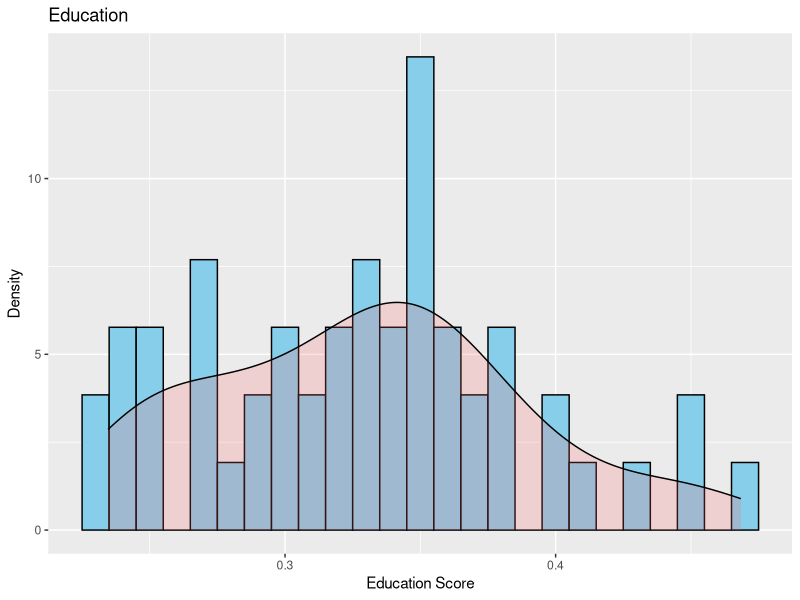
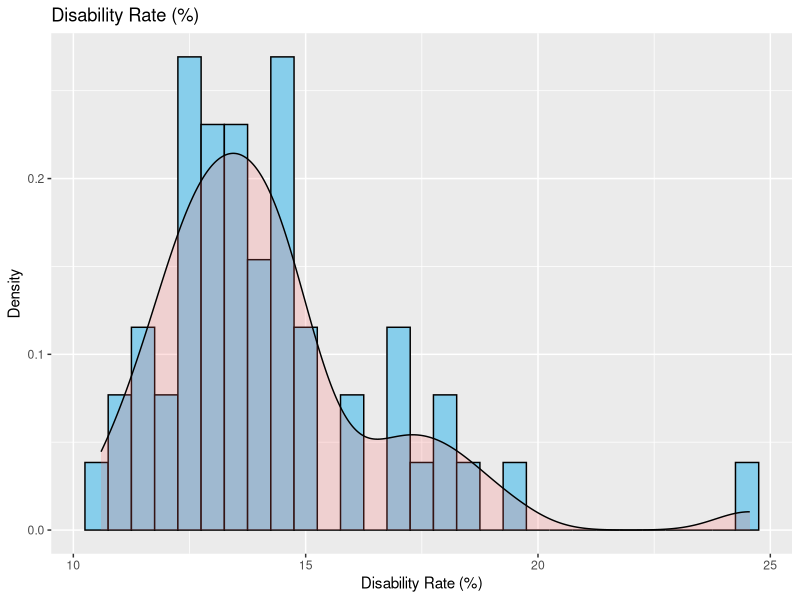
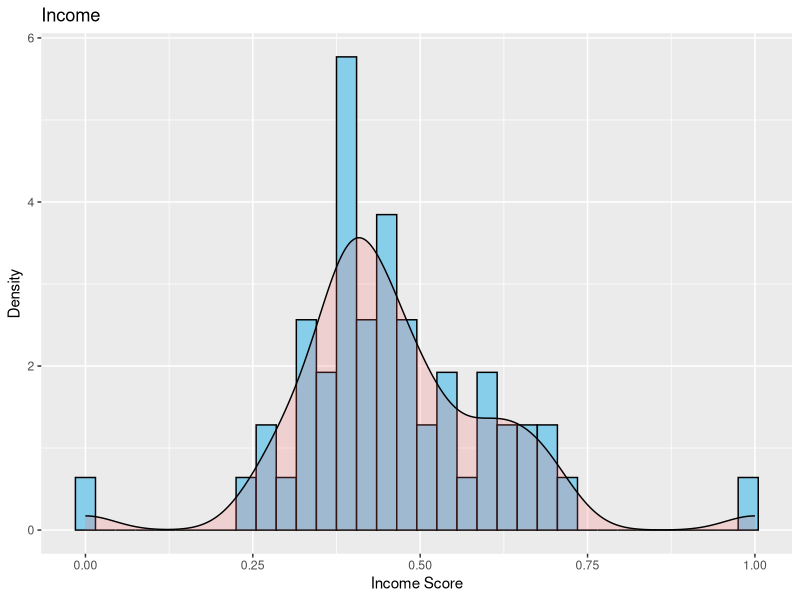
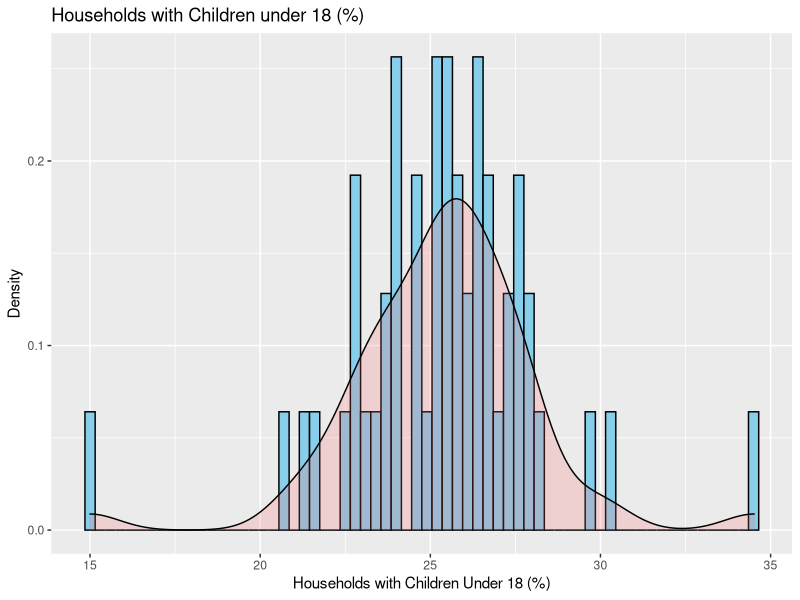
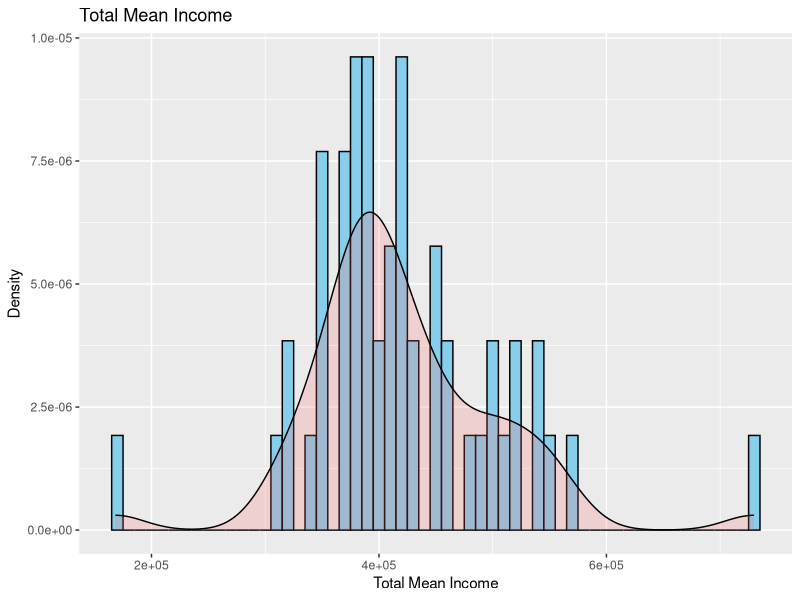
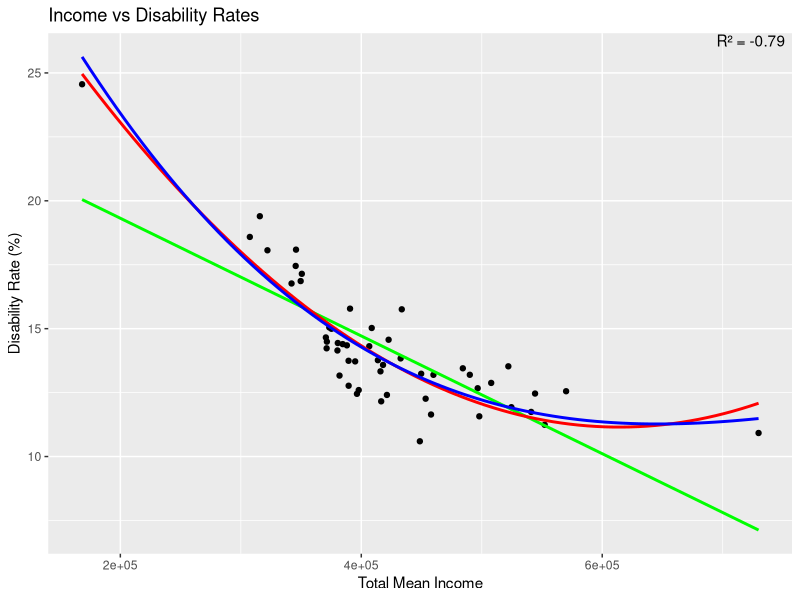

Recreate these plots in R, in order.
library(readxl)
library(ggplot2)
df = read_xlsx('Dm.xlsx')

ggplot(df, aes(x = `EWM Education Score`)) +
  geom_histogram(aes(y = ..density..), binwidth = 0.01, fill = "skyblue", 
                 color = "black") +
  geom_density(alpha = .2, fill = "#FF6666")+
  labs(title='Education', 
       x=('Education Score'),y=('Density'))


ggplot(df, aes(x = `Disability Rate (%)`)) +
  geom_histogram(aes(y = ..density..), binwidth = 0.5, fill = "skyblue", 
                 color = "black") +
  geom_density(alpha = .2, fill = "#FF6666")+
  labs(title='Disability Rate (%)', 
       x=('Disability Rate (%)'),y=('Density'))


ggplot(df, aes(x = `TOPSIS Income Score(0-1)`)) +
  geom_histogram(aes(y = ..density..), binwidth = 0.03, fill = "skyblue", 
                 color = "black") +
  geom_density(alpha = .2, fill = "#FF6666")+
  labs(title='Income', 
       x=('Income Score'),y=('Density'))

ggplot(df, aes(x = `Households with Children Under 18 (%)`)) +
  geom_histogram(aes(y = ..density..), binwidth = 0.3, fill = "skyblue", 
                 color = "black") +
  geom_density(alpha = .2, fill = "#FF6666")+
  labs(title='Households with Children under 18 (%)', 
       x=('Households with Children Under 18 (%)'),y=('Density'))

df$Total_income = df$`Households Mean income (dollars)`+df$`Families Mean income (dollars)`+df$`Married-couple families Mean income (dollars)`+df$`Nonfamily households Mean income (dollars)`
ggplot(df, aes(x = Total_income)) +
  geom_histogram(aes(y = ..density..), binwidth = 10000, fill = "skyblue", 
                 color = "black") +
  geom_density(alpha = .2, fill = "#FF6666")+
  labs(title='Total Mean Income', 
       x=('Total Mean Income'),y=('Density'))

r_squared = cor(df$Total_income,df$`Disability Rate (%)`)
ggplot(df, aes(x = Total_income, y = `Disability Rate (%)`)) +
  geom_point() +  
  geom_smooth(method = "lm", color = 'green',se = FALSE, formula = y~x)+
  geom_smooth(method = 'lm', color = 'red', se = FALSE, formula = y~x+I(x^2))+
  geom_smooth(method = 'lm', color = 'blue', se = FALSE, formula = y~x+I(x^2)+I(x^3))+
  labs(title='Income vs Disability Rates', x='Total Mean Income')+
  geom_text(aes(label = sprintf("R² = %.2f", r_squared), x = Inf, y = Inf), hjust = 1.1, vjust = 1.1, check_overlap = TRUE)

  
  
  